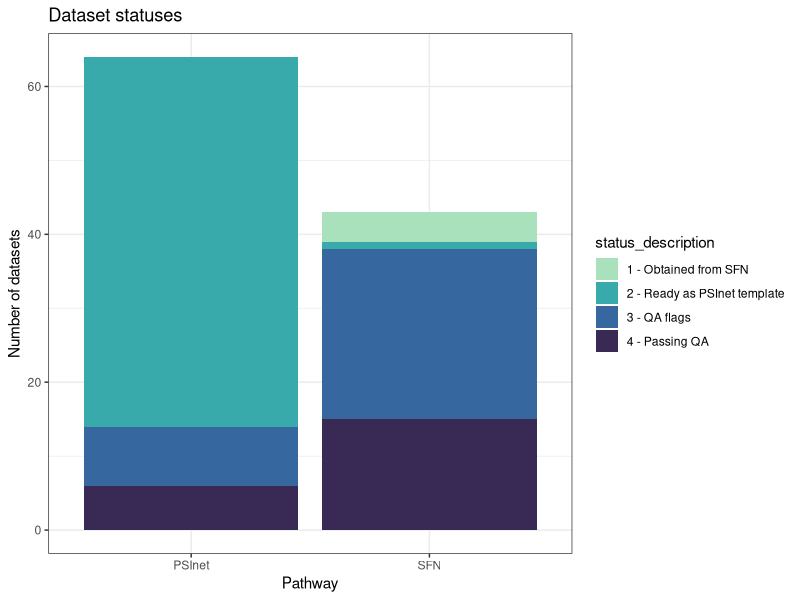

Reproduce this figure in R.
## ---- chunk 1
library(dplyr)
library(ggplot2)

tracking_data <- read.csv(here::here("dataset_tracking.csv")) |>
  select(dataset_name, latest_status, source) |>
  mutate(latest_status = ifelse(is.na(latest_status), "submitted", latest_status))

status_key <- data.frame(
  latest_status = c('imported NO FLAGS', 'submitted', 'to template', 'to_template', 'to template with flags', 'imported WITH FLAGS', 'need more info'),
  status_description = c("4 - Passing QA", "2 - Ready as PSInet template", "2 - Ready as PSInet template", "2 - Ready as PSInet template", "1 - Obtained from SFN", "3 - QA flags", "1 - Obtained from SFN")
)

tracking_data <- tracking_data |>
  left_join(status_key)

tracking_data_summary <- tracking_data |>
  group_by(source, status_description) |>
  tally()

theme_set(theme_bw())

## ---- chunk 2

ggplot(tracking_data_summary, aes(source, n, fill = status_description)) +
  geom_col(position = "stack") +
  ggtitle("Dataset statuses"
  ) +
  xlab("Pathway") +
  ylab("Number of datasets") +
  theme(legend.position = "right") +
  scale_fill_viridis_d(option = "mako", begin = .2, end = .9, direction = -1)

knitr::kable(tracking_data_summary)

